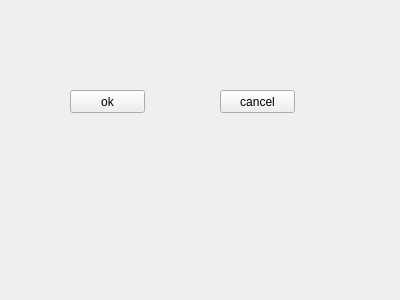
<?xml version="1.0" encoding="UTF-8"?>
<ui version="4.0">
 <class>Widget</class>
 <widget class="QWidget" name="Widget">
  <property name="geometry">
   <rect>
    <x>0</x>
    <y>0</y>
    <width>400</width>
    <height>300</height>
   </rect>
  </property>
  <property name="windowTitle">
   <string>Form</string>
  </property>
  <widget class="QPushButton" name="pushButton">
   <property name="geometry">
    <rect>
     <x>70</x>
     <y>90</y>
     <width>75</width>
     <height>23</height>
    </rect>
   </property>
   <property name="text">
    <string>ok</string>
   </property>
  </widget>
  <widget class="QPushButton" name="pushButton_2">
   <property name="geometry">
    <rect>
     <x>220</x>
     <y>90</y>
     <width>75</width>
     <height>23</height>
    </rect>
   </property>
   <property name="text">
    <string>cancel</string>
   </property>
  </widget>
 </widget>
 <resources/>
 <connections/>
</ui>
